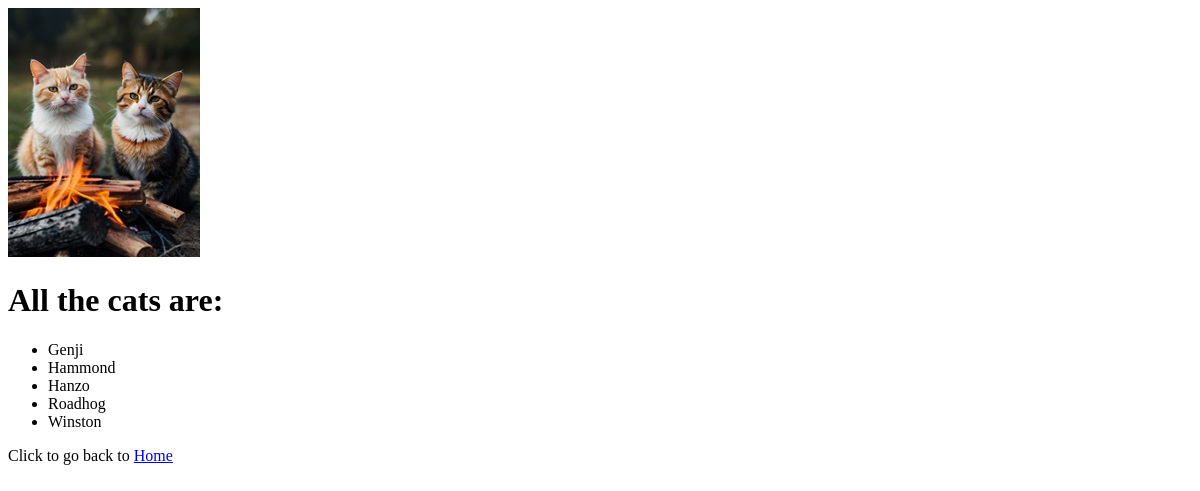
Page /pets_for_students/pets/ on the earlier database version.
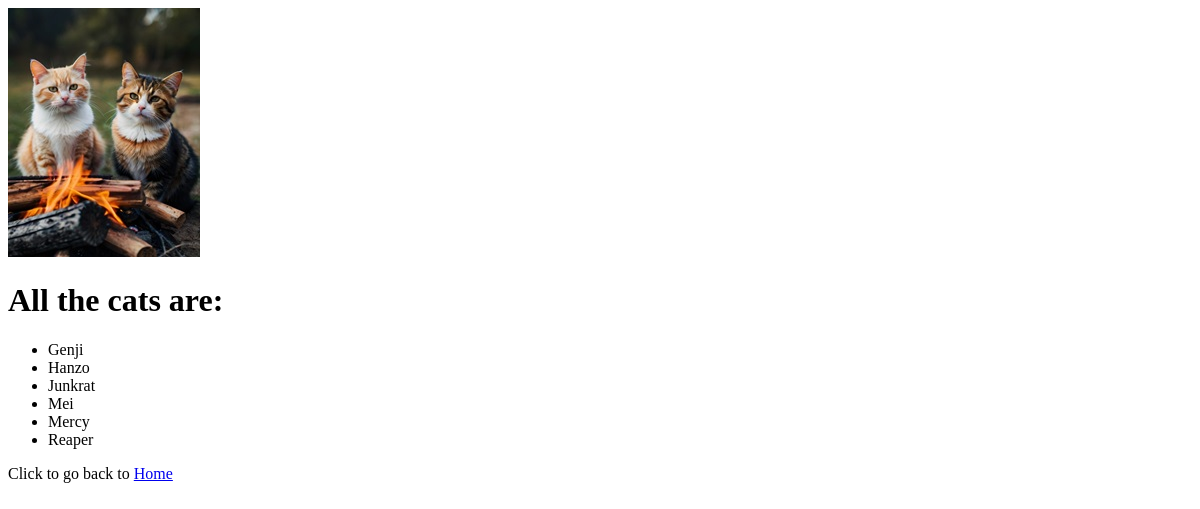
Same page on the later database version.
### pets_for_students/models.py (models this page shows, shortened)
class Cats(models.Model):
    student = models.ForeignKey(Students, on_delete=models.CASCADE)
    name = models.CharField(max_length=128)

### pets_for_students/views.py (the view)
# urls.py: path('pets/', views.pets, name='pets')
def pets(request):
    cats_list = Cats.objects.order_by('name')
    context_dict = {}
    context_dict['cats'] = cats_list
    return render(request, 'pets_for_students/pets.html', context=context_dict)

### templates/pets_for_students/pets.html (shortened to what this page needs)
<!DOCTYPE html>
{% load staticfiles %}
<html>
    <head>
    </head>
    <body>
        <img src="{% static 'images/cats_with_fire.jpg' %}"
            alt="Picture of cats with fire" />
        <h1>All the cats are:</h1>
        <div>
            {% if cats %}
                <ul>
                    {% for cat in cats %}
                        <li>{{ cat.name }}</li>
                    {% endfor %}
                </ul>
            {% else %}
                <strong>There are no cats present.</strong>
            {% endif %}
        </div>
        <div>
            Click to go back to <a href="/pets_for_students/">Home</a><br />
        </div>
    </body>
</html>

Differences in the rows shown:
removed Cats: name "Hammond"
removed Cats: name "Roadhog"
removed Cats: name "Winston"
added Cats: name "Junkrat"
added Cats: name "Mei"
added Cats: name "Mercy"
added Cats: name "Reaper"
